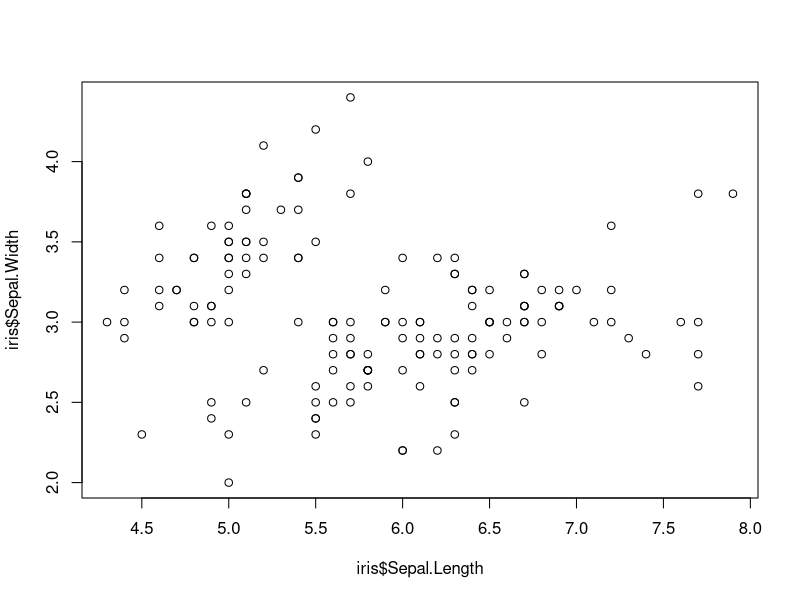
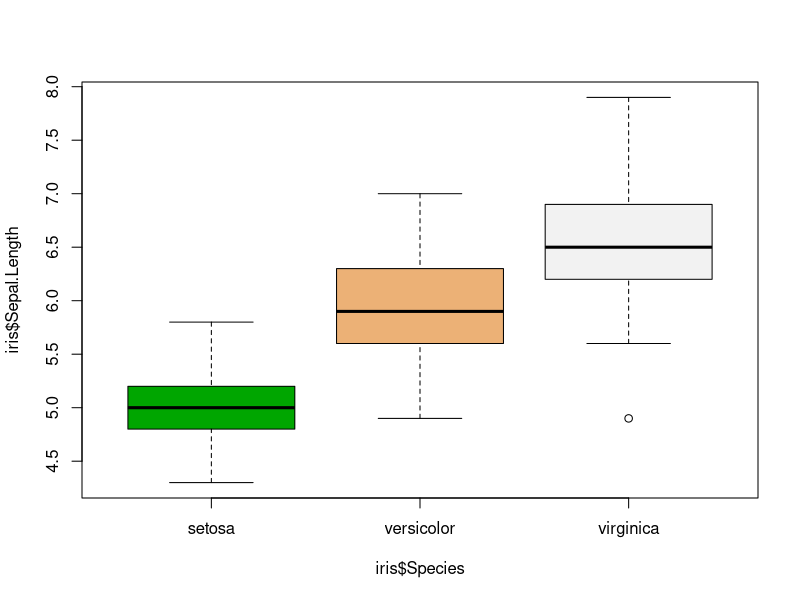

These figures' R source, in order:
attach(iris)
#Save the graph
png("RStudioProjects\\Data_Science\\Lecture2_DataOperation\\mygraph.png")
plot(iris$Sepal.Length, iris$Sepal.Width)
boxplot(iris$Sepal.Length~iris$Species, col = terrain.colors(3))
dev.off()
#We should firstly png() before plotting and dev.off() at last


